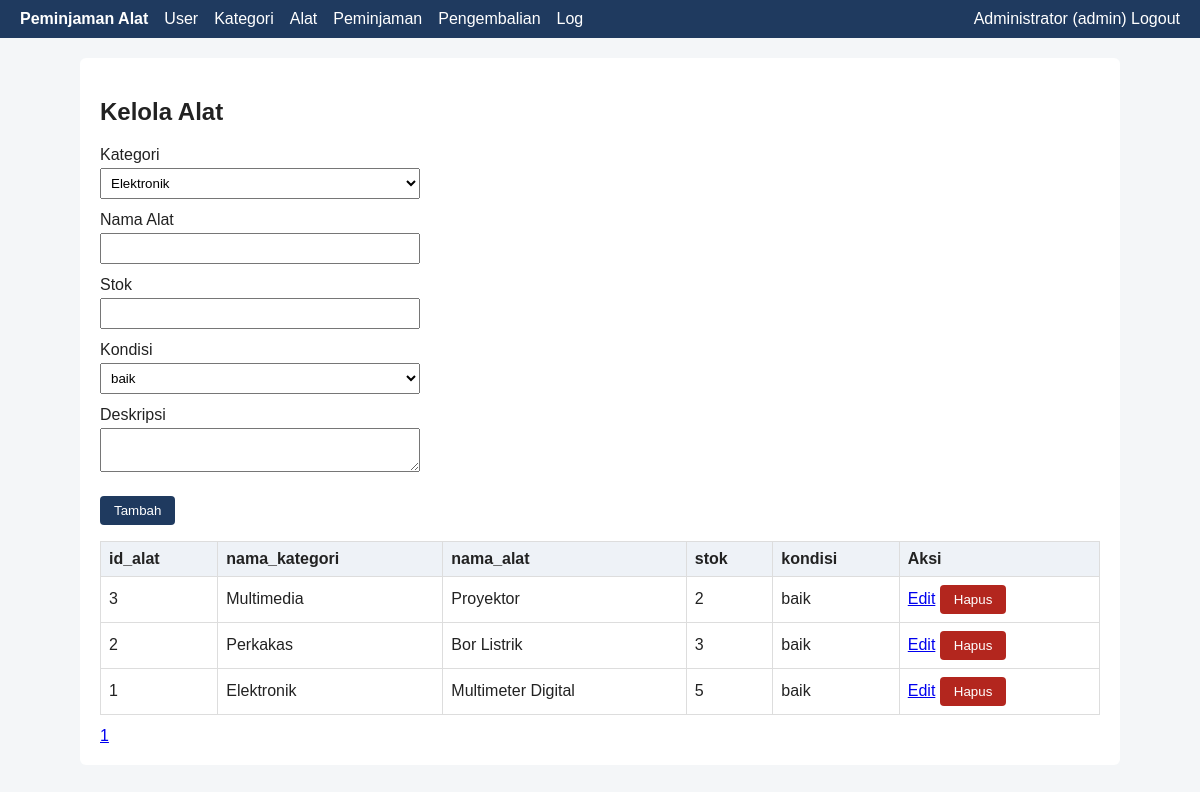
Screenshot of /admin/alat.php (signed in) with the database file from the repository.
### tables this page shows
CREATE TABLE alat (
  id_alat INT UNSIGNED AUTO_INCREMENT PRIMARY KEY,
  id_kategori INT UNSIGNED NOT NULL,
  nama_alat VARCHAR(100) NOT NULL,
  stok INT NOT NULL DEFAULT 0 CHECK (stok >= 0),
  kondisi ENUM('baik','rusak ringan','rusak berat') NOT NULL DEFAULT 'baik',
  deskripsi TEXT NULL,
  INDEX idx_alat_nama (nama_alat),
  CONSTRAINT fk_alat_kategori FOREIGN KEY (id_kategori) REFERENCES kategori(id_kategori)
);

CREATE TABLE kategori (
  id_kategori INT UNSIGNED AUTO_INCREMENT PRIMARY KEY,
  nama_kategori VARCHAR(80) NOT NULL UNIQUE
);

### admin/alat.php (called while the page is built, shortened)
<?php
require_once __DIR__ . '/../includes/crud.php';
crud_page([
    'title' => 'Alat', 'table' => 'alat', 'pk' => 'id_alat',
    'sql' => 'SELECT a.id_alat, k.nama_kategori, a.nama_alat, a.stok, a.kondisi FROM alat a JOIN kategori k ON k.id_kategori = a.id_kategori ORDER BY a.id_alat DESC',
    'fields' => [
        'id_kategori' => ['Kategori', 'select', 'SELECT id_kategori, nama_kategori FROM kategori'],
        'nama_alat' => ['Nama Alat', 'text'], 'stok' => ['Stok', 'number'],
        'kondisi' => ['Kondisi', 'select', ['baik' => 'baik', 'rusak ringan' => 'rusak ringan', 'rusak berat' => 'rusak berat']],
        'deskripsi' => ['Deskripsi', 'textarea'],
    ],
]);

### includes/db.php (called while the page is built, shortened)
<?php
function e($s): string { return htmlspecialchars((string)$s, ENT_QUOTES, 'UTF-8'); }

### includes/crud.php (the view, shortened to what this page needs)
<?php
require_once __DIR__ . '/layout.php';
function crud_page(array $c): void
{
    $pdo = db();
    $fields = $c['fields'];
    $edit = null;
    $page = max(1, (int)($_GET['p'] ?? 1));
    $per = 10;
    $total = (int)$pdo->query("SELECT COUNT(*) FROM {$c['table']}")->fetchColumn();
    $rows = $pdo->query($c['sql'] . ' LIMIT ' . $per . ' OFFSET ' . (($page - 1) * $per))->fetchAll();
    page_header('Kelola ' . $c['title']);
    echo '<form method="post"><input type="hidden" name="csrf" value="' . csrf_token() . '">';
    foreach ($fields as $n => [$label, $type]) {
        $opt = $fields[$n][2] ?? null;
        $val = $type === 'password' ? '' : ($edit[$n] ?? '');
        echo '<label>' . e($label) . '</label>';
        if ($type === 'select') {
            $list = is_array($opt) ? $opt : $pdo->query($opt)->fetchAll(PDO::FETCH_KEY_PAIR);
            echo '<select name="' . $n . '" required>';
            foreach ($list as $k => $l) echo '<option value="' . e($k) . '"' . ((string)$k === (string)$val ? ' selected' : '') . '>' . e($l) . '</option>';
            echo '</select>';
        } elseif ($type === 'textarea') {
            echo '<textarea name="' . $n . '">' . e($val) . '</textarea>';
        } else {
            $req = ($type === 'password' && $edit) ? '' : 'required';
            echo '<input type="' . $type . '" name="' . $n . '" value="' . e($val) . '" ' . $req . ($type === 'number' ? ' min="0"' : '') . '>';
        }
    }
    echo '<p><button>' . ($edit ? 'Perbarui' : 'Tambah') . '</button> ' . ($edit ? '<a href="' . e($_SERVER['PHP_SELF']) . '">Batal</a>' : '') . '</p></form>';
    echo '<table><tr>';
    if ($rows) foreach (array_keys($rows[0]) as $h) echo '<th>' . e($h) . '</th>';
    echo '<th>Aksi</th></tr>';
    foreach ($rows as $r) {
        echo '<tr>';
        foreach ($r as $v) echo '<td>' . e($v) . '</td>';
        $id = $r[$c['pk']];
        echo '<td><a href="?edit=' . (int)$id . '">Edit</a> <form method="post" style="display:inline" onsubmit="return confirm(\'Hapus data?\')">'
            . '<input type="hidden" name="csrf" value="' . csrf_token() . '"><input type="hidden" name="aksi" value="hapus"><input type="hidden" name="id" value="' . (int)$id . '">'
            . '<button class="btn-danger">Hapus</button></form></td></tr>';
    }
    echo '</table><div class="pager">';
    for ($i = 1; $i <= max(1, ceil($total / $per)); $i++) echo '<a href="?p=' . $i . '">' . $i . '</a>';
    echo '</div>';
    page_footer();
}

### includes/layout.php (shortened to what this page needs)
<?php
require_once __DIR__ . '/db.php';
function page_header(string $title): void
{
    $u = $_SESSION['user'] ?? null;
    $menu = [
        'admin' => ['admin/users.php' => 'User', 'admin/kategori.php' => 'Kategori', 'admin/alat.php' => 'Alat',
                    'admin/peminjaman.php' => 'Peminjaman', 'admin/pengembalian.php' => 'Pengembalian', 'admin/log.php' => 'Log'],
        'petugas' => ['petugas/persetujuan.php' => 'Persetujuan', 'petugas/pemantauan.php' => 'Pemantauan', 'petugas/laporan.php' => 'Laporan'],
        'peminjam' => ['peminjam/alat.php' => 'Daftar Alat', 'peminjam/pengembalian.php' => 'Peminjaman Saya'],
    ];
    echo '<!DOCTYPE html><html lang="id"><head><meta charset="UTF-8"><meta name="viewport" content="width=device-width, initial-scale=1">';
    echo '<title>' . e($title) . ' - Peminjaman Alat</title><link rel="stylesheet" href="' . BASE_URL . '/assets/style.css"></head><body>';
    if ($u) {
        echo '<nav><strong>Peminjaman Alat</strong>';
        foreach ($menu[$u['role']] as $href => $label) echo '<a href="' . BASE_URL . '/' . $href . '">' . $label . '</a>';
        echo '<span class="right">' . e($u['nama']) . ' (' . e($u['role']) . ') <a href="' . BASE_URL . '/logout.php">Logout</a></span></nav>';
    }
    echo '<main><h2>' . e($title) . '</h2>';
}
function page_footer(): void { echo '</main></body></html>'; }

### assets/style.css (style rules this page uses)
body { font-family:Arial,sans-serif;margin:0;background:#f4f6f8;color:#222 }
nav { background:#1f3a5f;padding:10px 20px;color:#fff;display:flex;gap:16px;align-items:center }
nav a { color:#fff;text-decoration:none }
nav .right { margin-left:auto }
main { max-width:1000px;margin:20px auto;background:#fff;padding:20px;border-radius:6px }
table { width:100%;border-collapse:collapse;margin:12px 0 }
th,td { border:1px solid #ddd;padding:8px;text-align:left }
th { background:#eef2f7 }
input,select,textarea { padding:6px;margin:4px 0;width:100%;max-width:320px;box-sizing:border-box }
label { display:block;margin-top:8px }
button,.btn { background:#1f3a5f;color:#fff;border:0;padding:7px 14px;border-radius:4px;cursor:pointer;text-decoration:none;display:inline-block }
.btn-danger { background:#b3261e }
.pager a { margin-right:6px }

### rows the page displays
alat: id_alat "3", id_kategori.nama_kategori "Multimedia", nama_alat "Proyektor", stok "2", kondisi "baik"
alat: id_alat "2", id_kategori.nama_kategori "Perkakas", nama_alat "Bor Listrik", stok "3", kondisi "baik"
alat: id_alat "1", id_kategori.nama_kategori "Elektronik", nama_alat "Multimeter Digital", stok "5", kondisi "baik"

### other values shown
$label "User"
$label "Kategori"
$label "Alat"
$label "Peminjaman"
$label "Pengembalian"
$label "Log"
$u['nama'] "Administrator"
$u['role'] "admin"
$title "Kelola Alat"
$label "Nama Alat"
$label "Stok"
$label "Kondisi"
$label "Deskripsi"
$h "id_alat"
$h "nama_kategori"
